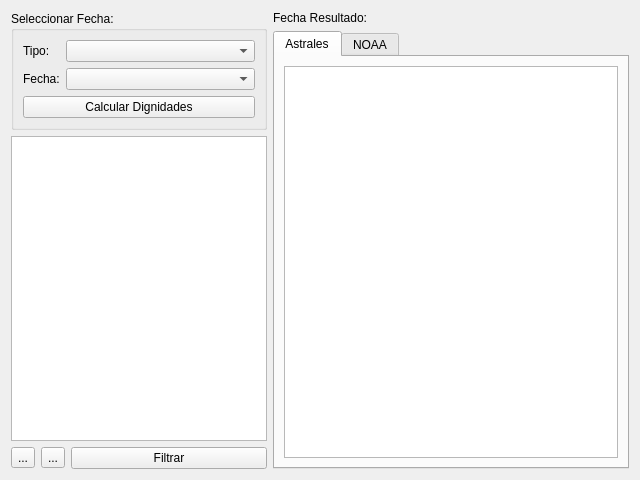
<?xml version="1.0" encoding="UTF-8"?>
<ui version="4.0">
 <class>processByDignityWidget</class>
 <widget class="QWidget" name="processByDignityWidget">
  <property name="geometry">
   <rect>
    <x>0</x>
    <y>0</y>
    <width>640</width>
    <height>480</height>
   </rect>
  </property>
  <property name="windowTitle">
   <string>Form</string>
  </property>
  <layout class="QHBoxLayout" name="horizontalLayout_2">
   <item>
    <layout class="QVBoxLayout" name="verticalLayout_2">
     <property name="bottomMargin">
      <number>0</number>
     </property>
     <item>
      <widget class="QGroupBox" name="groupBox">
       <property name="title">
        <string>Seleccionar Fecha: </string>
       </property>
       <layout class="QVBoxLayout" name="verticalLayout">
        <item>
         <layout class="QFormLayout" name="formLayout">
          <item row="0" column="0">
           <widget class="QLabel" name="tipoLabel">
            <property name="text">
             <string>Tipo:</string>
            </property>
           </widget>
          </item>
          <item row="0" column="1">
           <widget class="QComboBox" name="tipoComboBox"/>
          </item>
          <item row="1" column="0">
           <widget class="QLabel" name="fechaLabel">
            <property name="text">
             <string>Fecha:</string>
            </property>
           </widget>
          </item>
          <item row="1" column="1">
           <widget class="QComboBox" name="fechaComboBox"/>
          </item>
         </layout>
        </item>
        <item>
         <widget class="QPushButton" name="dignityFilterButton">
          <property name="text">
           <string>Calcular Dignidades</string>
          </property>
         </widget>
        </item>
       </layout>
      </widget>
     </item>
     <item>
      <widget class="QTableWidget" name="dignityTableWidget">
       <property name="sizePolicy">
        <sizepolicy hsizetype="Minimum" vsizetype="Expanding">
         <horstretch>0</horstretch>
         <verstretch>0</verstretch>
        </sizepolicy>
       </property>
       <property name="editTriggers">
        <set>QAbstractItemView::NoEditTriggers</set>
       </property>
       <property name="selectionMode">
        <enum>QAbstractItemView::SingleSelection</enum>
       </property>
       <property name="selectionBehavior">
        <enum>QAbstractItemView::SelectRows</enum>
       </property>
      </widget>
     </item>
     <item>
      <layout class="QHBoxLayout" name="horizontalLayout">
       <item>
        <widget class="QToolButton" name="addButton">
         <property name="text">
          <string>...</string>
         </property>
         <property name="icon">
          <iconset resource="resource.qrc">
           <normaloff>:/icons/icons/edit-add.png</normaloff>:/icons/icons/edit-add.png</iconset>
         </property>
        </widget>
       </item>
       <item>
        <widget class="QToolButton" name="delButton">
         <property name="text">
          <string>...</string>
         </property>
         <property name="icon">
          <iconset resource="resource.qrc">
           <normaloff>:/icons/icons/edit-remove-3.png</normaloff>:/icons/icons/edit-remove-3.png</iconset>
         </property>
        </widget>
       </item>
       <item>
        <widget class="QPushButton" name="filterButton">
         <property name="text">
          <string>Filtrar</string>
         </property>
         <property name="icon">
          <iconset resource="resource.qrc">
           <normaloff>:/icons/icons/system-search-4.png</normaloff>:/icons/icons/system-search-4.png</iconset>
         </property>
        </widget>
       </item>
      </layout>
     </item>
    </layout>
   </item>
   <item>
    <layout class="QVBoxLayout" name="verticalLayout_3">
     <item>
      <widget class="QLabel" name="label">
       <property name="text">
        <string>Fecha Resultado:</string>
       </property>
      </widget>
     </item>
     <item>
      <widget class="QTabWidget" name="tabWidget">
       <property name="currentIndex">
        <number>0</number>
       </property>
       <widget class="QWidget" name="tab">
        <attribute name="title">
         <string>Astrales</string>
        </attribute>
        <layout class="QVBoxLayout" name="verticalLayout_4">
         <item>
          <widget class="FreezeTableWidget" name="tableView">
           <property name="editTriggers">
            <set>QAbstractItemView::NoEditTriggers</set>
           </property>
           <property name="selectionMode">
            <enum>QAbstractItemView::SingleSelection</enum>
           </property>
           <property name="selectionBehavior">
            <enum>QAbstractItemView::SelectRows</enum>
           </property>
           <property name="sortingEnabled">
            <bool>true</bool>
           </property>
          </widget>
         </item>
        </layout>
       </widget>
       <widget class="QWidget" name="tab_2">
        <attribute name="title">
         <string>NOAA</string>
        </attribute>
        <layout class="QVBoxLayout" name="verticalLayout_5">
         <item>
          <widget class="FreezeTableWidget" name="noaaTableView">
           <property name="editTriggers">
            <set>QAbstractItemView::NoEditTriggers</set>
           </property>
           <property name="selectionMode">
            <enum>QAbstractItemView::SingleSelection</enum>
           </property>
           <property name="selectionBehavior">
            <enum>QAbstractItemView::SelectRows</enum>
           </property>
          </widget>
         </item>
        </layout>
       </widget>
      </widget>
     </item>
    </layout>
   </item>
  </layout>
 </widget>
 <customwidgets>
  <customwidget>
   <class>FreezeTableWidget</class>
   <extends>QTableView</extends>
   <header>freezetablewidget.h</header>
  </customwidget>
 </customwidgets>
 <resources>
  <include location="resource.qrc"/>
 </resources>
 <connections/>
</ui>
